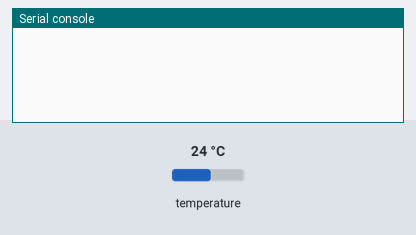
The program below on a simulated ESP32 board running MicroPython. On the bench: the last lines printed to the serial console. The inputs (shaded band) are chosen by the test bench; at power-on: temperature 24 °C.

Above: at 2.2 s.
2.3 s: temperature set to 12 °C
At 4.3 s:
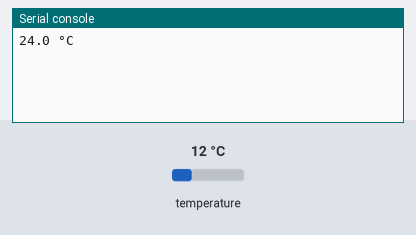
11.5 s: temperature set to 19 °C
At 18.1 s:
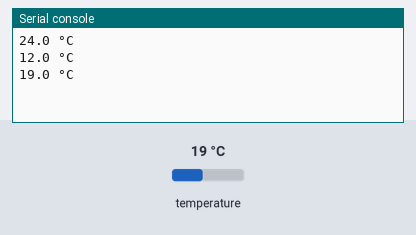
Timing chart, 0 to 19.6 s (numbered marks = the images above; inputs shaded):
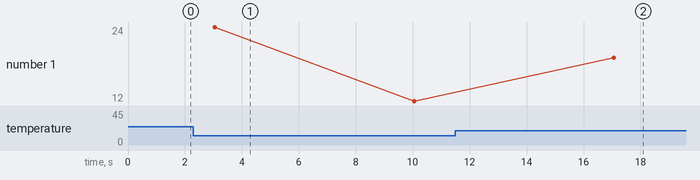

The program:

temperature_sensor_run.py
```python
# Imports
import onewire, ds18x20, time
from machine import Pin
from time import sleep

# Set the data pin for the sensor
SensorPin = Pin(27, Pin.IN)

# Tell MicroPython we're using a DS18B20 sensor, and which pin it's on
sensor = ds18x20.DS18X20(onewire.OneWire(SensorPin))

# Look for DS18B20 sensors (each contains a unique rom code)
roms = sensor.scan()
sleep(1)
while True: # Run forever

    sensor.convert_temp() # Convert the sensor units to centigrade

    time.sleep(2) # Wait 2 seconds (you must wait at least 1 second before taking a reading)

    for rom in roms: # For each sensor found (just 1 in this case)

        print((sensor.read_temp(rom)), "°C") # Print the temperature reading with °C after it

        time.sleep(5) # Wait 5 seconds before starting the loop again
```

Measured:
- after the input at 11.5 s, the serial console: prints a new line after 5.6 s (image 2)
- plotted number 1: 12 → 19 after the input at 11.5 s
